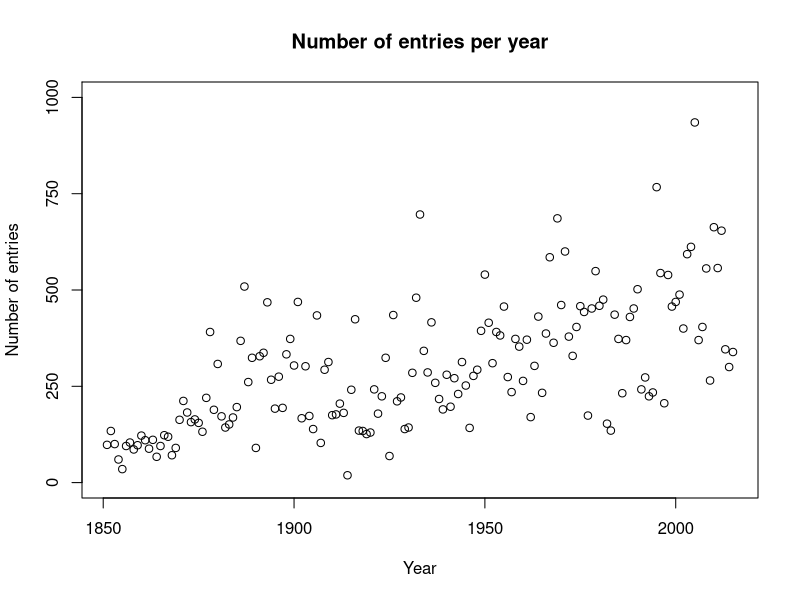
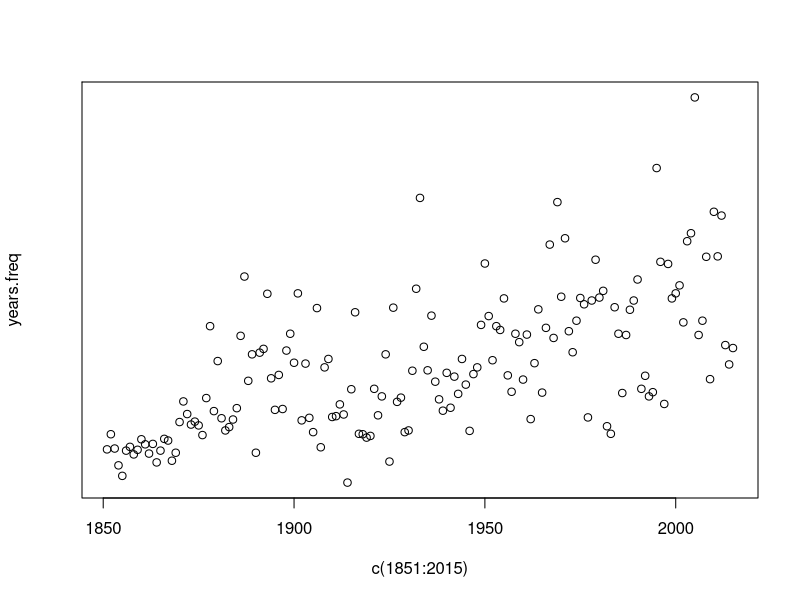
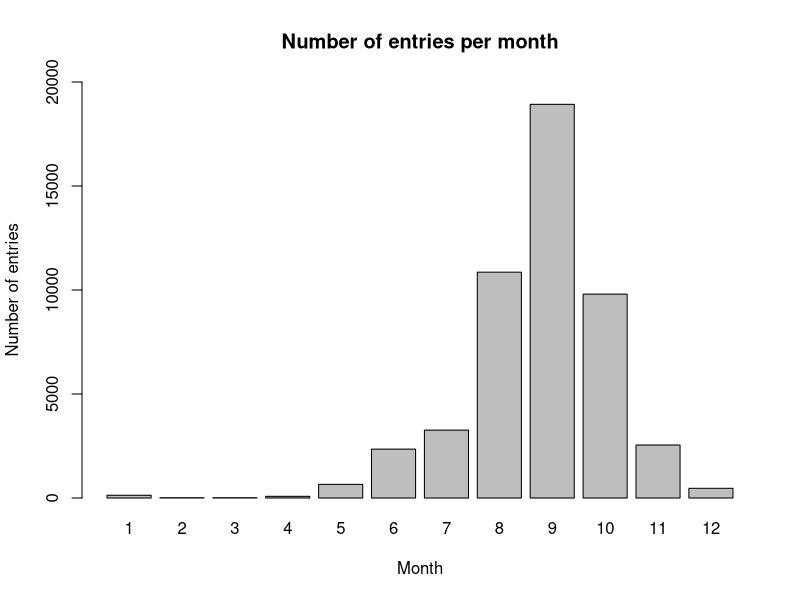
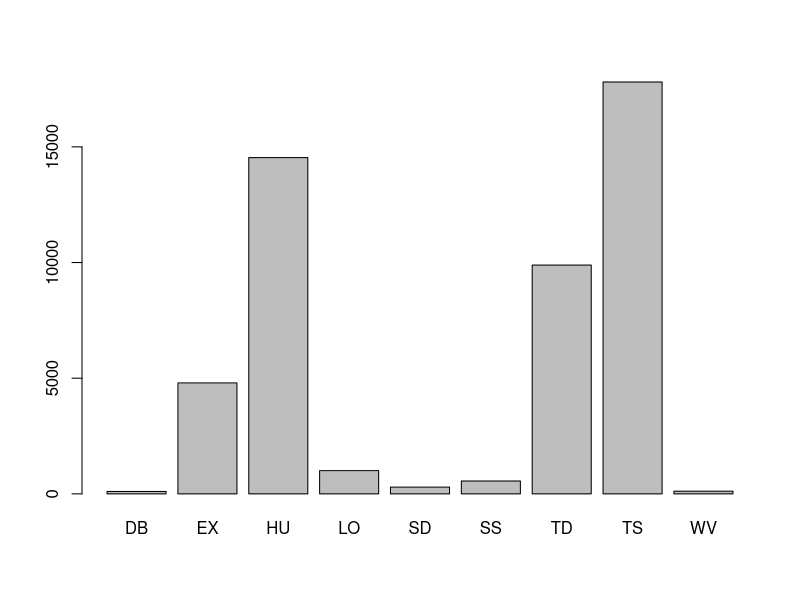
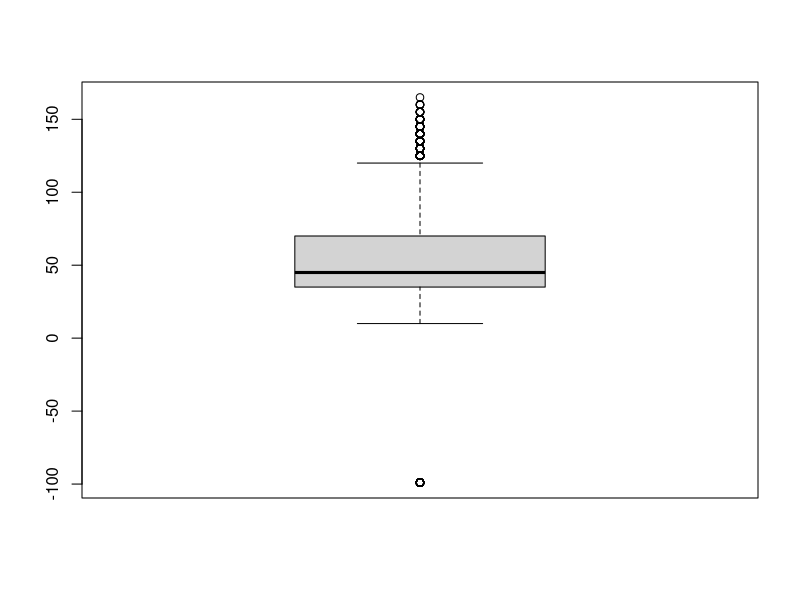
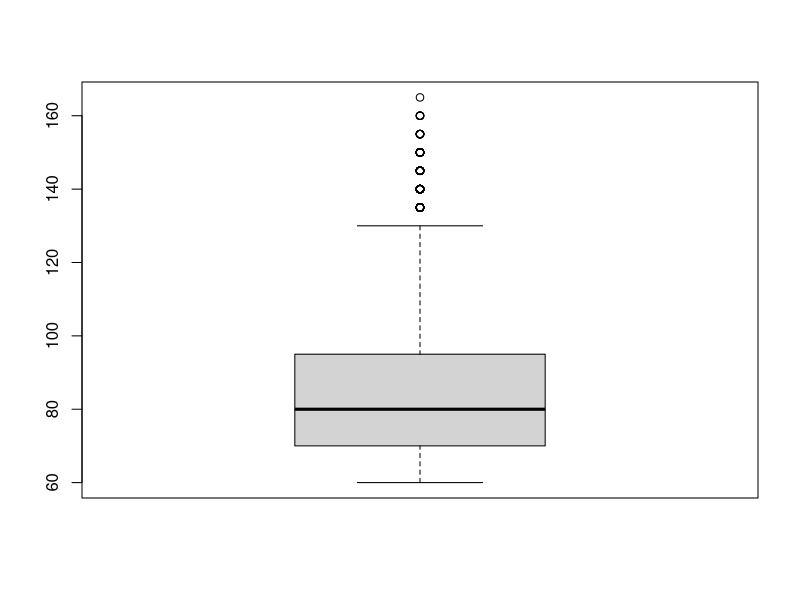
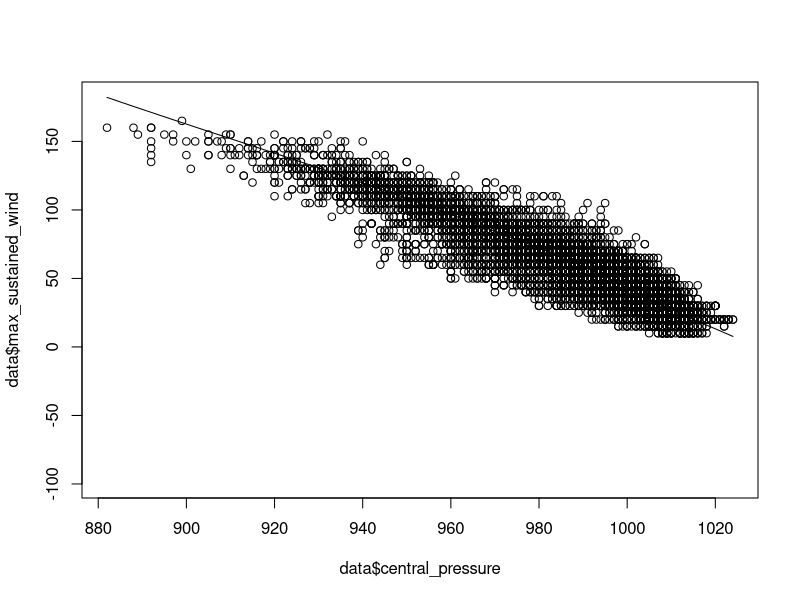
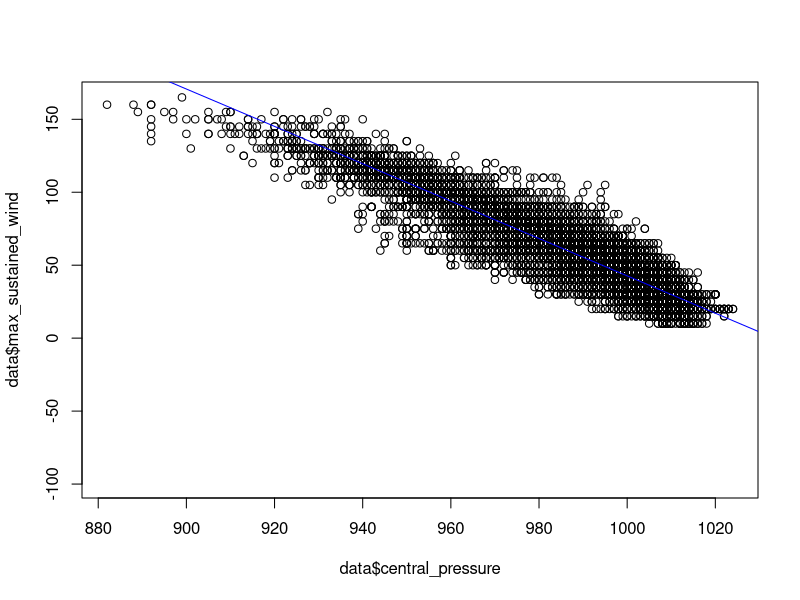

Reproduce these figures in R, in order.
data <- read.csv("Atlantic.csv")
years <- data$year
summary(years)
years.freq <- table(years)
plot(c(1851:2015), years.freq, ytick = 50, ylim = c(0,1000), xlab = "Year", ylab = "Number of entries", main = "Number of entries per year")
axis(side=2, at = c(0,250,500,750,1000))
plot(c(1851:2015), years.freq)
cor(c(1851:2015), years.freq)
cor.test(c(1851:2015), years.freq)
length(c(1851,2015))
length(years.freq)
dates <- data$date
months <- c()
for (val in dates) {
  month <- (val%%1e4)%/%100
  months<- c(months, month)
}
print(months)
months.percent<- round(prop.table(table(months))*100, digits =2)
months.freq <- table(months)
barplot(months.freq, main = "Number of entries per month", xlab = "Month", ylab = "Number of entries", ylim = c(0,20000))
print(months.percent)

status <- data$status_of_system
status.freq <- table(status)
barplot(status.freq)

winds <- data$max_sustained_wind
boxplot(winds)

hurricanes <- data[status == "HU",]
winds <- hurricanes$max_sustained_wind
boxplot(winds)
summary(winds)

scatter.smooth(x=data$central_pressure, y=data$max_sustained_wind)
lmhur <- lm(max_sustained_wind~central_pressure, data = data)
summary(lmhur)

plot(x=data$central_pressure,y=data$max_sustained_wind)

abline(lmhur, col="blue")

plot(lmhur)






